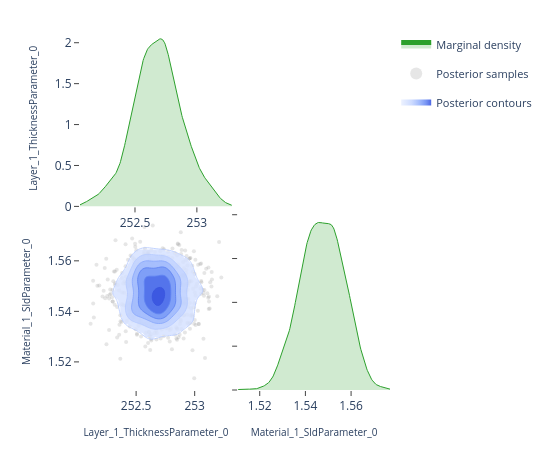

The notebook cell this image was saved under:
### Code cell
# ---- Pairwise focus: thickness vs SLD ---------------------------------------
# A 2-parameter corner plot zooms in on the joint posterior for a specific
# pair.  This is the same view the EasyReflectometryApp's "2D Heatmap"
# sub-tab uses to inspect parameter degeneracies.


params_of_interest = ['Layer_1_ThicknessParameter_0', 'Material_1_SldParameter_0']
idx = [posterior.param_names.index(p) for p in params_of_interest]
subset_draws = np.asarray(posterior.draws)[:, idx]

fig = plot_corner(subset_draws, params_of_interest)
fig.show()

### Figure 1 — Plotly figure (JSON) as saved in the notebook; plotly's stock layout.template omitted (floating-point values rounded to 4 significant figures; data arrays with more than 128 entries replaced by an {"elided": "..."} marker saying what was removed)
{"data": [{"fill": "tozeroy", "fillcolor": "rgba(44, 160, 44, 0.22)", "hoverinfo": "skip", "legendgroup": "marginal", "line": {"color": "rgb(44, 160, 44)", "width": 1}, "mode": "lines", "name": "Marginal density", "showlegend": true, "type": "scatter", "x": {"elided": "256 float values"}, "xaxis": "x", "y": {"elided": "256 float values"}, "yaxis": "y"}, {"hoverinfo": "skip", "legendgroup": "scatter", "marker": {"color": "rgba(140, 140, 140, 0.22)", "size": 4}, "mode": "markers", "name": "Posterior samples", "showlegend": true, "type": "scatter", "x": {"elided": "720 float values"}, "xaxis": "x3", "y": {"elided": "720 float values"}, "yaxis": "y3", "zorder": 0}, {"colorscale": [[0.0, "rgba(224, 233, 255, 0.62)"], [0.35, "rgba(183, 203, 255, 0.70)"], [0.6, "rgba(138, 169, 252, 0.78)"], [0.82, "rgba(96, 131, 242, 0.84)"], [1.0, "rgba(58, 86, 224, 0.90)"]], "connectgaps": false, "contours": {"coloring": "fill", "end": 75.68, "showlabels": false, "showlines": false, "size": 11.95, "start": 15.93}, "hoverinfo": "skip", "legendgroup": "contour", "name": "Posterior contours", "showlegend": true, "showscale": false, "type": "contour", "x": [252.1, 252.1, 252.1, 252.1, 252.1, 252.1, 252.1, 252.2, 252.2, 252.2, 252.2, 252.2, 252.2, 252.3, 252.3, 252.3, 252.3, 252.3, 252.3, 252.4, 252.4, 252.4, 252.4, 252.4, 252.4, 252.4, 252.5, 252.5, 252.5, 252.5, 252.5, 252.5, 252.6, 252.6, 252.6, 252.6, 252.6, 252.6, 252.6, 252.7, 252.7, 252.7, 252.7, 252.7, 252.7, 252.8, 252.8, 252.8, 252.8, 252.8, 252.8, 252.8, 252.9, 252.9, 252.9, 252.9, 252.9, 252.9, 253.0, 253.0, 253.0, 253.0, 253.0, 253.0, 253.1, 253.1, 253.1, 253.1, 253.1, 253.1, 253.1, 253.2, 253.2, 253.2, 253.2, 253.2, 253.2, 253.3, 253.3, 253.3], "xaxis": "x3", "y": [1.511, 1.511, 1.512, 1.513, 1.514, 1.515, 1.516, 1.516, 1.517, 1.518, 1.519, 1.52, 1.521, 1.521, 1.522, 1.523, 1.524, 1.525, 1.526, 1.527, 1.527, 1.528, 1.529, 1.53, 1.531, 1.532, 1.532, 1.533, 1.534, 1.535, 1.536, 1.537, 1.537, 1.538, 1.539, 1.54, 1.541, 1.542, 1.543, 1.543, 1.544, 1.545, 1.546, 1.547, 1.548, 1.548, 1.549, 1.55, 1.551, 1.552, 1.553, 1.553, 1.554, 1.555, 1.556, 1.557, 1.558, 1.559, 1.559, 1.56, 1.561, 1.562, 1.563, 1.564, 1.564, 1.565, 1.566, 1.567, 1.568, 1.569, 1.569, 1.57, 1.571, 1.572, 1.573, 1.574, 1.575, 1.575, 1.576, 1.577], "yaxis": "y3", "z": {"elided": "80x80 float values"}, "zmax": 75.68, "zmin": 15.93, "zorder": 1}, {"colorscale": [[0.0, "rgba(183, 203, 255, 0.94)"], [0.35, "rgba(183, 203, 255, 0.94)"], [0.35, "rgba(138, 169, 252, 0.95)"], [0.6, "rgba(138, 169, 252, 0.95)"], [0.6, "rgba(96, 131, 242, 0.96)"], [0.82, "rgba(96, 131, 242, 0.96)"], [0.82, "rgba(58, 86, 224, 0.98)"], [1.0, "rgba(58, 86, 224, 0.98)"]], "contours": {"coloring": "lines", "end": 75.68, "showlabels": false, "size": 11.95, "start": 15.93}, "hoverinfo": "skip", "legendgroup": "contour", "line": {"width": 0.9}, "showlegend": false, "showscale": false, "type": "contour", "x": [252.1, 252.1, 252.1, 252.1, 252.1, 252.1, 252.1, 252.2, 252.2, 252.2, 252.2, 252.2, 252.2, 252.3, 252.3, 252.3, 252.3, 252.3, 252.3, 252.4, 252.4, 252.4, 252.4, 252.4, 252.4, 252.4, 252.5, 252.5, 252.5, 252.5, 252.5, 252.5, 252.6, 252.6, 252.6, 252.6, 252.6, 252.6, 252.6, 252.7, 252.7, 252.7, 252.7, 252.7, 252.7, 252.8, 252.8, 252.8, 252.8, 252.8, 252.8, 252.8, 252.9, 252.9, 252.9, 252.9, 252.9, 252.9, 253.0, 253.0, 253.0, 253.0, 253.0, 253.0, 253.1, 253.1, 253.1, 253.1, 253.1, 253.1, 253.1, 253.2, 253.2, 253.2, 253.2, 253.2, 253.2, 253.3, 253.3, 253.3], "xaxis": "x3", "y": [1.511, 1.511, 1.512, 1.513, 1.514, 1.515, 1.516, 1.516, 1.517, 1.518, 1.519, 1.52, 1.521, 1.521, 1.522, 1.523, 1.524, 1.525, 1.526, 1.527, 1.527, 1.528, 1.529, 1.53, 1.531, 1.532, 1.532, 1.533, 1.534, 1.535, 1.536, 1.537, 1.537, 1.538, 1.539, 1.54, 1.541, 1.542, 1.543, 1.543, 1.544, 1.545, 1.546, 1.547, 1.548, 1.548, 1.549, 1.55, 1.551, 1.552, 1.553, 1.553, 1.554, 1.555, 1.556, 1.557, 1.558, 1.559, 1.559, 1.56, 1.561, 1.562, 1.563, 1.564, 1.564, 1.565, 1.566, 1.567, 1.568, 1.569, 1.569, 1.57, 1.571, 1.572, 1.573, 1.574, 1.575, 1.575, 1.576, 1.577], "yaxis": "y3", "z": {"elided": "80x80 float values"}, "zmax": 75.68, "zmin": 15.93, "zorder": 2}, {"fill": "tozeroy", "fillcolor": "rgba(44, 160, 44, 0.22)", "hoverinfo": "skip", "legendgroup": "marginal", "line": {"color": "rgb(44, 160, 44)", "width": 1}, "mode": "lines", "name": "Marginal density", "showlegend": false, "type": "scatter", "x": {"elided": "256 float values"}, "xaxis": "x4", "y": {"elided": "256 float values"}, "yaxis": "y4"}], "layout": {"height": 450, "legend": {"font": {"size": 11}, "itemsizing": "constant", "orientation": "v", "x": 1.02, "xanchor": "left", "y": 1.0, "yanchor": "top"}, "margin": {"b": 60, "l": 80, "r": 160, "t": 30}, "plot_bgcolor": "white", "showlegend": true, "width": 550, "xaxis": {"anchor": "y", "domain": [0.0, 0.49], "showgrid": false, "ticks": "outside", "zeroline": false}, "xaxis2": {"anchor": "y2", "domain": [0.51, 1.0], "showgrid": false, "ticks": "outside", "visible": false, "zeroline": false}, "xaxis3": {"anchor": "y3", "domain": [0.0, 0.49], "showgrid": false, "ticks": "outside", "title": {"font": {"size": 10}, "text": "Layer_1_ThicknessParameter_0"}, "zeroline": false}, "xaxis4": {"anchor": "y4", "domain": [0.51, 1.0], "showgrid": false, "ticks": "outside", "title": {"font": {"size": 10}, "text": "Material_1_SldParameter_0"}, "zeroline": false}, "yaxis": {"anchor": "x", "domain": [0.51, 1.0], "showgrid": false, "ticks": "outside", "title": {"font": {"size": 10}, "text": "Layer_1_ThicknessParameter_0"}, "zeroline": false}, "yaxis2": {"anchor": "x2", "domain": [0.51, 1.0], "showgrid": false, "ticks": "outside", "visible": false, "zeroline": false}, "yaxis3": {"anchor": "x3", "domain": [0.0, 0.49], "showgrid": false, "ticks": "outside", "title": {"font": {"size": 10}, "text": "Material_1_SldParameter_0"}, "zeroline": false}, "yaxis4": {"anchor": "x4", "domain": [0.0, 0.49], "showgrid": false, "showticklabels": false, "ticks": "outside", "zeroline": false}}}
